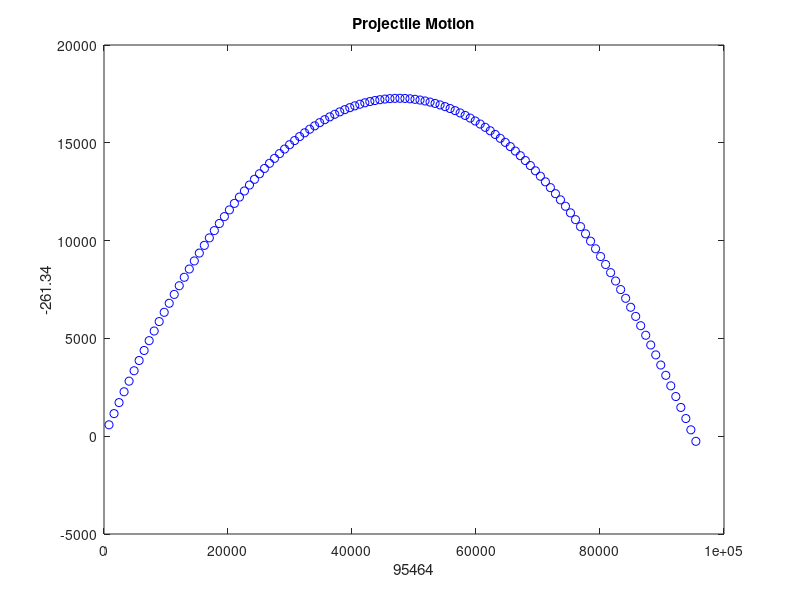

Here is the MATLAB script that generated this plot:
clear all
close all
%projectile motion
theta = pi/5;  %angle
u = 1000;      %initial velocity
g = 10;        %gravitational accelaration
R = (u^2)*sin(2*theta)/g;  %range of projectile
x = 0;
for t = 1:1000
    if x<=R
        x = u*cos(theta)*t;
        y = u*sin(theta)*t-0.5*g*t^2;
        plot(x,y,"bo")
        hold on
    end
end
xlabel(x)
ylabel(y)
title("Projectile Motion")